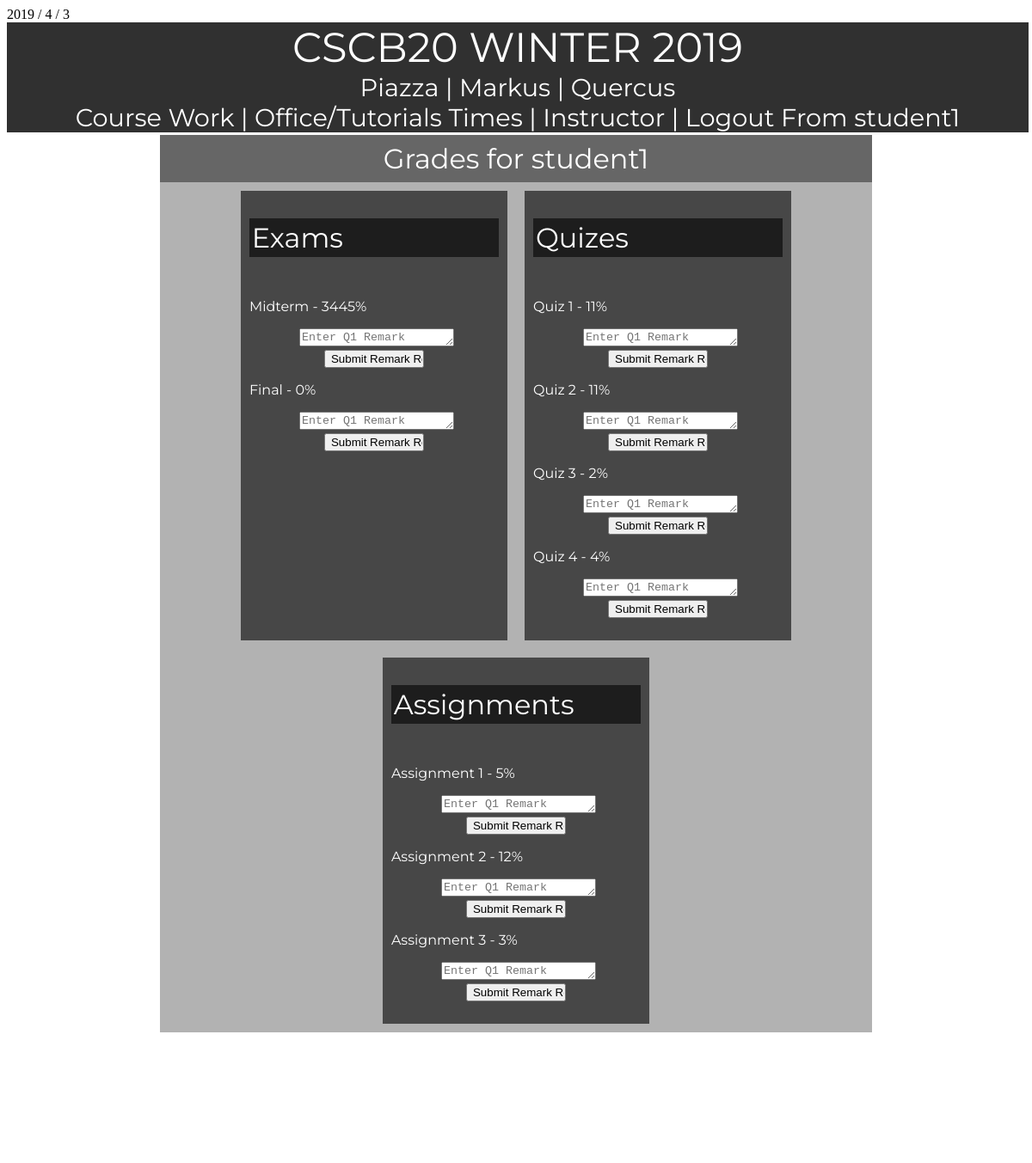
The app's page /gradesMy (signed in, upper part), older data.
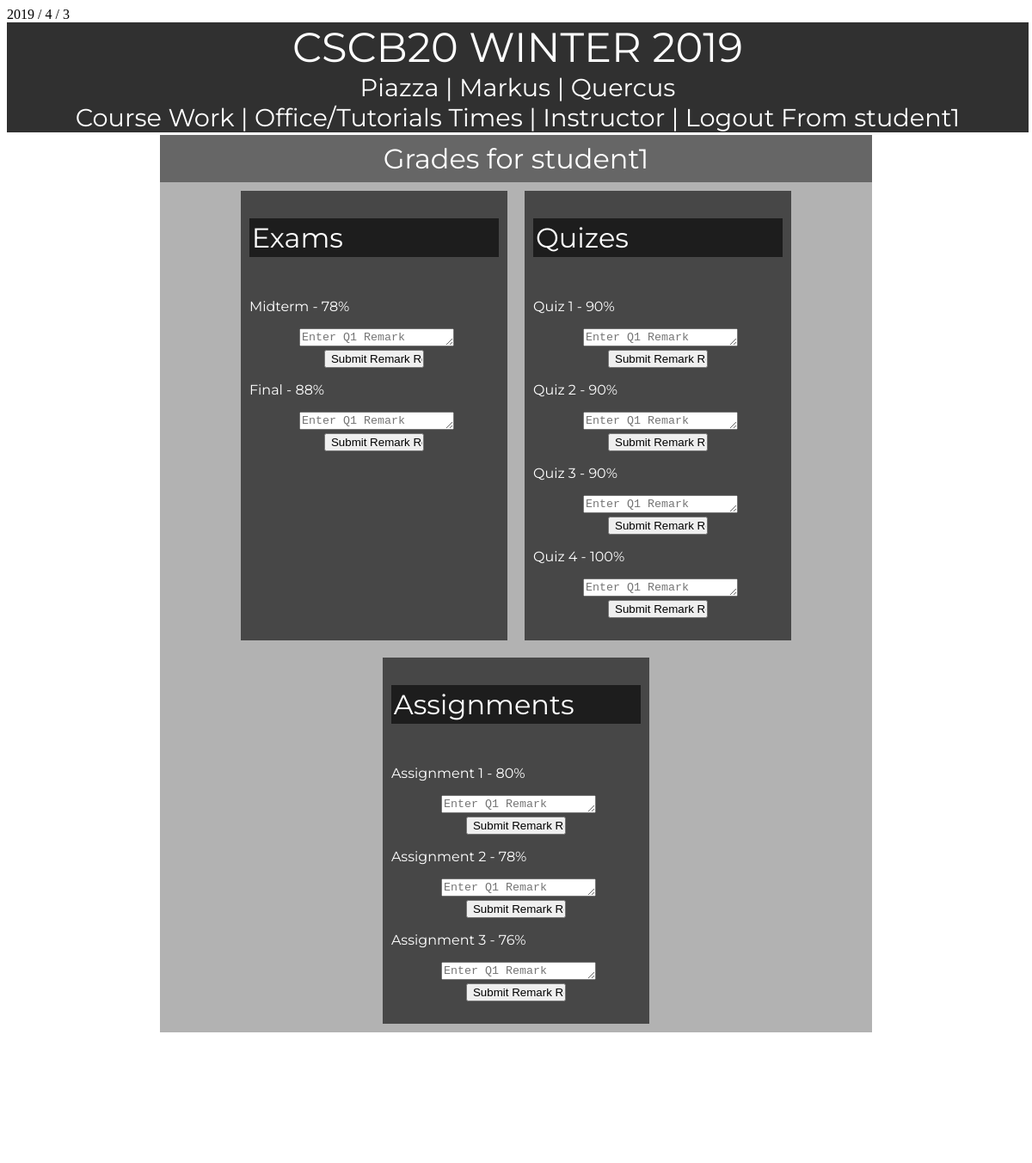
The same page, newer data.
### tables this page shows
CREATE TABLE "grades" (
	`a1`	INTEGER,
	`a2`	INTEGER,
	`a3`	INTEGER,
	`q1`	INTEGER,
	`q2`	INTEGER,
	`q3`	INTEGER,
	`q4`	INTEGER,
	`midterm`	INTEGER,
	`final`	INTEGER,
	`username`	INTEGER NOT NULL
);

### app.py (the view, shortened to what this page needs)
@app.route('/gradesMy',methods=['GET','POST'])#need query info
def gradesMy():
    if request.method=='GET':
        data = query("MYGRADES")
        if data is None:
            return render_template('student/gradesMy.html', data='', name =session['username'] )
        for i in data:
            return render_template('student/gradesMy.html', data=i, name =session['username'] )

### templates/student/gradesMy.html (shortened to what this page needs)
<!DOCTYPE html>
<html>
<head>
    <link rel="stylesheet" type="text/css" href="../../static/css/style.css">
    <link rel="stylesheet" type="text/css" href="../../static/css/sendFeedbackandRemark.css">
</head>
<body onload="getTime()">
    <form method="POST">
        <article id="hiddenDate" name=hiddenDate>Time: </article>
   	    <header>
		<a href="home">CSCB20 WINTER 2019</a>
		<br>
		<nav>
			<a href="https://piazza.com/class/jr7mjhytaij3jc" target="_blank">Piazza</a> |
		    <a href="https://markus.utsc.utoronto.ca/cscb20w19/?locale=en" target="_blank">Markus</a> |
		    <a href="https://q.utoronto.ca/courses/70345" target="_blank">Quercus</a> <br>
		    <a href="CWork">Course Work</a> |
		    <a href="Ohour">Office/Tutorials Times</a> |
		    <a href="instructor">Instructor</a> |
			<a href="logout">Logout From {{ name }}</a>
		</nav>
	    </header>
    <br>
    <br>
    <div class="masterWrap">
        <div class="info-container" id="grades">Grades for {{ name }}</div>
        <div class="info-container">
            <div class="masterWrap" id="examMark">
                <p id="grades">Exams</p>
                <article class="blocks">
                <p>Midterm - {{data['midterm']}}%</p>
                <p>
                <textarea cols="1" rows="1" placeholder="Enter Q1 Remark Request " name=Final></textarea>
                <input id="remark" type=submit value="Submit Remark Request">
                </p>
                <p>Final - {{data['final']}}%</p>
                <p>
                <textarea cols="1" rows="1" placeholder="Enter Q1 Remark Request " name=Midterm></textarea>
                <input id="remark" type=submit value="Submit Remark Request">
                </p>
            </article>
            </div>
            <div class="masterWrap" id="quizMark">
                <p id="grades">Quizes</p>
                <article class="blocks">
                <p>Quiz 1 - {{data['q1']}}%</p>
                <p>
                <textarea cols="1" rows="1" placeholder="Enter Q1 Remark Request "name="Quiz 1"></textarea>
                <input id="remark" type=submit value="Submit Remark Request">
                </p>
                <p>Quiz 2 - {{data['q2']}}%</p>
                <p>
                <textarea cols="1" rows="1" placeholder="Enter Q1 Remark Request "name="Quiz 2"></textarea>
                <input id="remark" type=submit value="Submit Remark Request">
                </p>
                <p>Quiz 3 - {{data['q3']}}%</p>
                <p>
                <textarea cols="1" rows="1" placeholder="Enter Q1 Remark Request "name="Quiz 3"></textarea>
                <input id="remark" type=submit value="Submit Remark Request">
                </p>
                <p>Quiz 4 - {{data['q4']}}%</p>
                <p>
                <textarea cols="1" rows="1" placeholder="Enter Q1 Remark Request "name="Quiz 4"></textarea>
                <input id="remark" type=submit value="Submit Remark Request">
                </p>
            </article>
            </div>
            <div class="masterWrap" id="assignmentMarks">
            <p id="grades">Assignments</p>
            <article class="blocks">
                <p>Assignment 1 - {{data['a1']}}%</p>
                <p>
                <textarea cols="1" rows="1" placeholder="Enter Q1 Remark Request "name="Assignment 1"></textarea>
                <input id="remark" type=submit value="Submit Remark Request">
                </p>
                <p>Assignment 2 - {{data['a2']}}%</p>
                <p>
                <textarea cols="1" rows="1" placeholder="Enter Q1 Remark Request "name="Assignment 2"></textarea>
                <input id="remark" type=submit value="Submit Remark Request">
                </p>
                <p>Assignment 3 - {{data['a3']}}%</p>
                <p>
                <textarea cols="1" rows="1" placeholder="Enter Q1 Remark Request "name="Assignment 3"></textarea>
                <input id="remark" type=submit value="Submit Remark Request">
                </p>
            </article>
            </div>
        </div>
    </form>
</body>
<footer>
    <br>
</footer>
</html>

### static/css/style.css (style rules this page uses)
body { background-image: url('../assets/Background.png'); background-size:cover; background-repeat:no-repeat; background-attachment: fixed; background-blend-mode: screen; }
header { position: fixed; display: block; text-align: center; font-family: 'Montserrat', sans-serif; font-size: 3em; width: 99%; color: white; background-color: #303030; }
header nav { display: block; font-size: .6em; }
a:link { text-decoration: none; color: white; }
.masterWrap { display: flex; flex-direction: column; top: 300px; margin-top: 8%; margin-left: 15%; margin-right: 15%; }
.info-container { display: flex; flex-wrap: wrap; font-family: 'Montserrat', sans-serif; justify-content: center; background-color: rgba(0, 0, 0, 0.3); }
.info-container div { width: 35%; margin: 10px; padding: 10px; padding-top: 0px; background-color: rgba(0, 0, 0, 0.6); text-align: left; color: white; }
.info-container p { text-align: left; color: white; }
footer { display: block; text-align: center; bottom: 0; font-family: 'Montserrat', sans-serif; color: white; width: 99%; height: 0px; padding-top: 50%; }
#grades { display: flex; padding: 1%; font-size: 2em; background-color: rgba(0, 0, 0, 0.6); color: white; }

### static/css/sendFeedbackandRemark.css (style rules this page uses)
textarea { margin-left: 20%; margin-right: 20%; width: 60%; height: 40%; }
#remark { width: 40%; height: 10%; margin-left: 30%; }
#hiddenDate { display: block; }

Row changes from the older to the newer data that the page shows:
changed grades "student1": midterm "3445" → "78"; final "0" → "88"; q1 "11" → "90"; q2 "11" → "90"; q3 "2" → "90"; q4 "4" → "100"; a1 "5" → "80"; a2 "12" → "78"; a3 "3" → "76"
